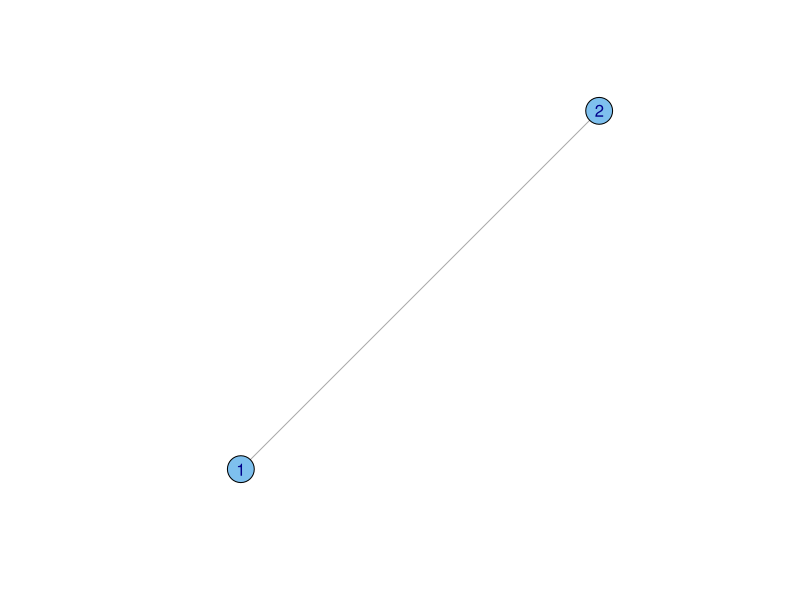
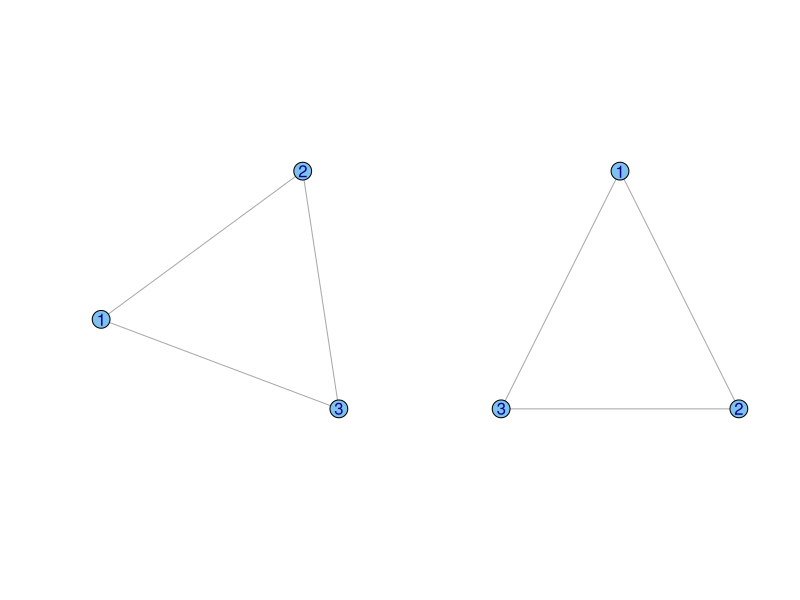
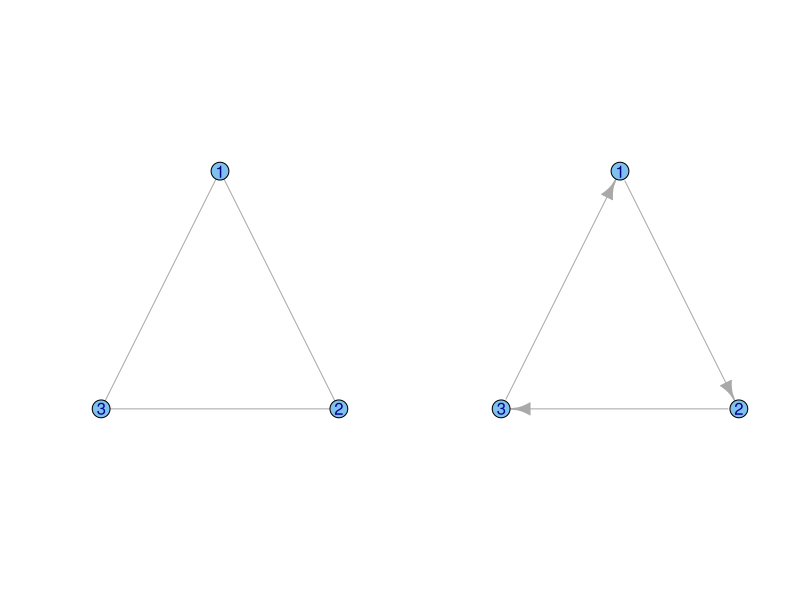
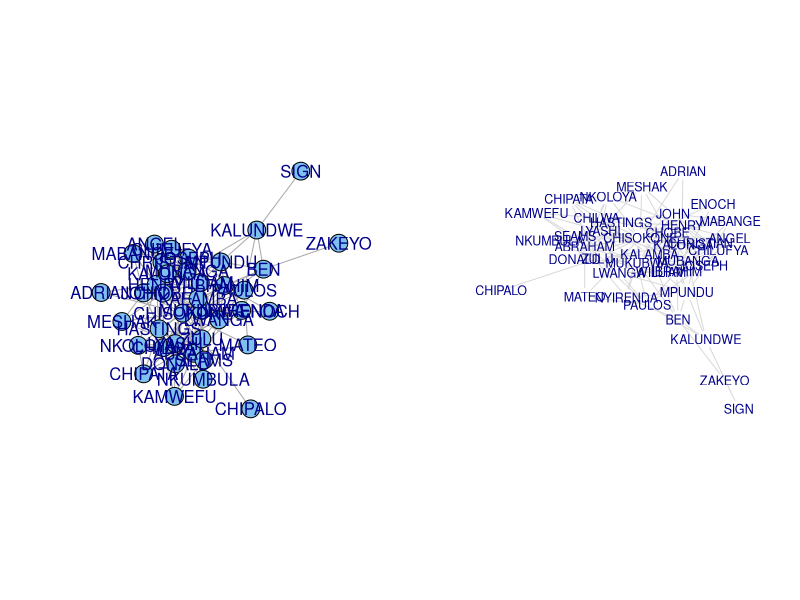
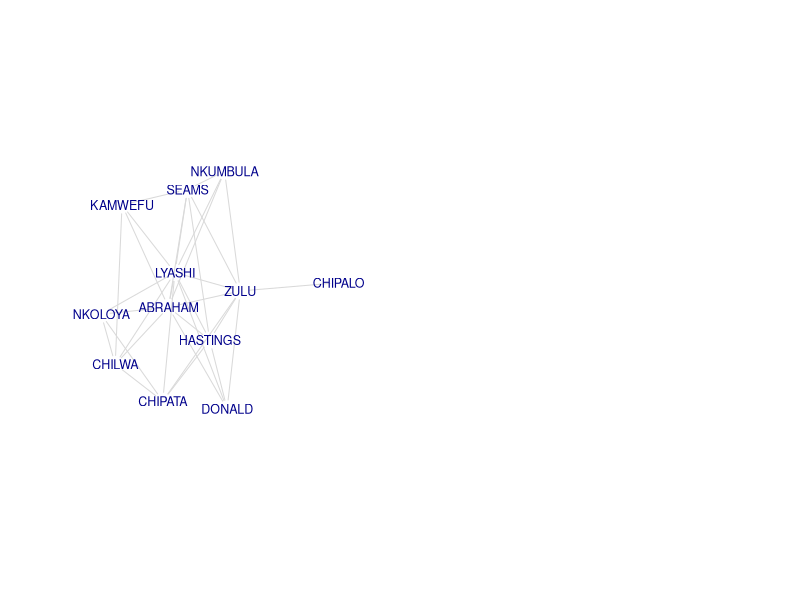
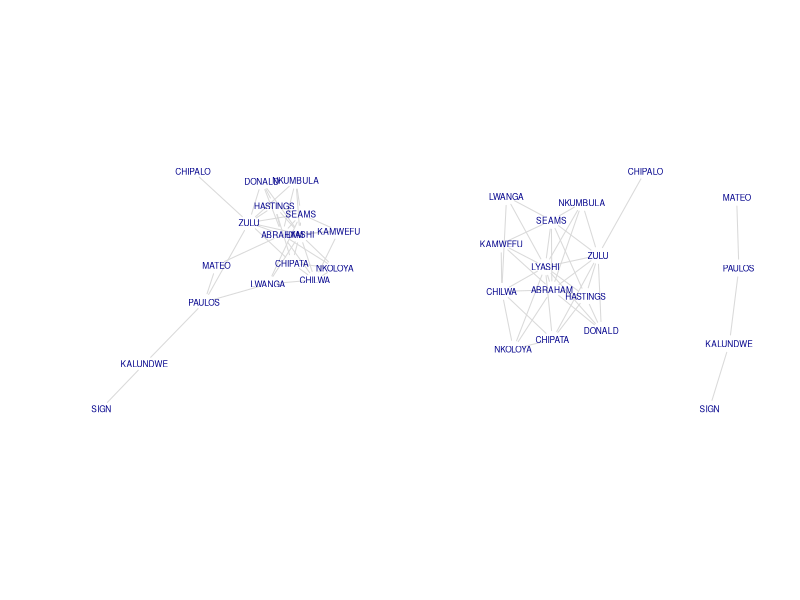
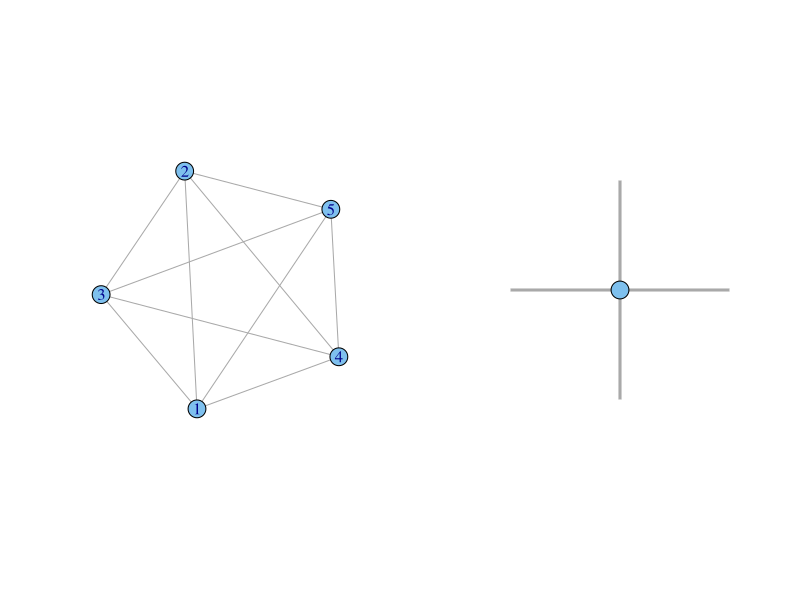
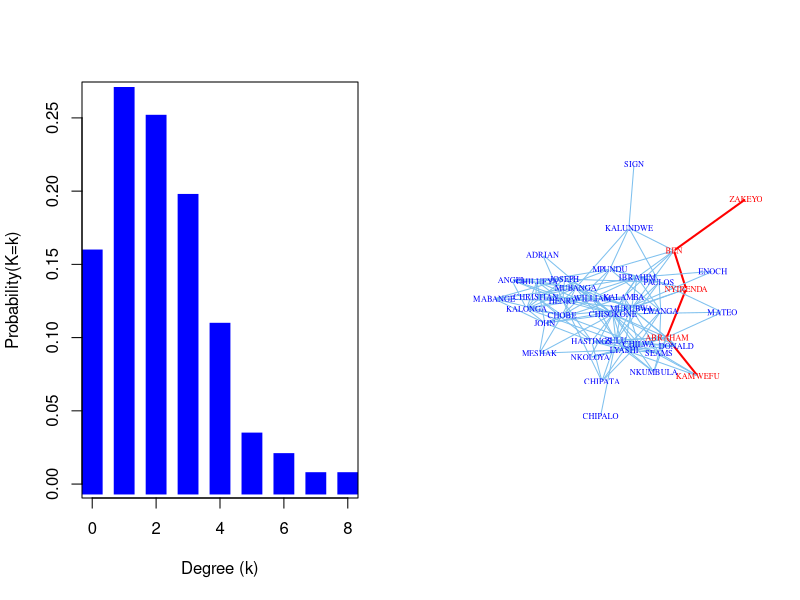

The R script that drew these images, in order:
## ---- chunk 1
knitr::opts_chunk$set(echo = TRUE)
## ---- chunk 2
require(igraph)
g <- graph(c(1,2), n=2, dir=FALSE)
plot(g, vertex.color="skyblue2",vertex.label.family="Helvetica")
## ---- chunk 3
# generate a triangle
g <- graph( c(1,2, 2,3, 1,3), n=3, dir=FALSE)
### do some stuff with tkplot() and get coords which we call tri.coords
tri.coords <- matrix( c(228,416, 436,0, 20,0), nr=3, nc=2, byrow=TRUE)
par(mfrow=c(1,2))
plot(g, vertex.color="skyblue2",vertex.label.family="Helvetica")
plot(g, layout=tri.coords, vertex.color="skyblue2",vertex.label.family="Helvetica")
## ---- chunk 4
A <- matrix( c(0,1,1, 1,0,1, 1,1,0), nrow=3, ncol=3, byrow=TRUE)
g <- graph_from_adjacency_matrix(A, mode="undirected", diag=FALSE)
plot(g, layout=tri.coords, vertex.color="skyblue2",vertex.label.family="Helvetica")
## ---- chunk 5
A1 <- matrix( c(0,1,0, 0,0,1, 1,0,0), nrow=3, ncol=3, byrow=TRUE)
g1 <- graph_from_adjacency_matrix(A1, mode="directed", diag=FALSE)
plot(g1, layout=tri.coords, vertex.color="skyblue2",vertex.label.family="Helvetica")
## ---- chunk 6
A <- as.matrix(read.table("../data/kapferer-tailorshop1.txt", 
                          header=TRUE, row.names=1))
G <- graph.adjacency(A, mode="undirected", diag=FALSE)
plot(G, vertex.color="skyblue2", vertex.label.family="Helvetica")
## ---- chunk 7
plot(G,vertex.shape="none", vertex.label.cex=0.75, edge.color=grey(0.85),vertex.label.family="Helvetica")
## ---- chunk 8
require(igraph)
sort(degree(G))
ego(G,order=1,nodes=c(10,20,22))
## not that enlightening
ego(G,order=2,nodes=c(10,20,22))
## ---- chunk 9
fg <- fastgreedy.community(G)
subg1 <- induced_subgraph(G, which(membership(fg)==4))
summary(subg1)
plot(subg1,vertex.shape="none", vertex.label.cex=0.75, edge.color=grey(0.85),vertex.label.family="Helvetica")
## ---- chunk 10
subg2 <- induced_subgraph(G, which(membership(fg)==4 | membership(fg)==1))
## MATEO -- ABRAHAN: 9
## PAULOS -- ZULU: 39
## PAULOS -- LWANGA: 40
subg3 <- delete.edges(subg2, c(9, 39, 40))
par(mfrow=c(1,2))
plot(subg2, vertex.shape="none", vertex.label.cex=0.5, edge.color=grey(0.85),
     vertex.label.family="Helvetica")
plot(subg3, vertex.shape="none", vertex.label.cex=0.5, edge.color=grey(0.85),
     vertex.label.family="Helvetica")
## ---- chunk 11
plot(graph.full(5), vertex.color="skyblue2")
## ---- chunk 12
g <- make_graph( c(1,2, 1,3, 1,4, 1,5), n=5, dir=FALSE )
mki <- c("skyblue2",rep("white",4))
lay <- matrix(c(0,0, 1,0, 0,1, -1,0, 0,-1),nr=5,nc=2,byrow = TRUE)
vf <- c("black", rep("white",4))
plot(g, vertex.label=NA, vertex.color=mki, vertex.frame.color=vf, edge.width=3, layout=lay)
## ---- chunk 13
degree(G)
## ---- chunk 14
#g <- erdos.renyi.game(1000, 1/500) #old syntax!
g <- sample_gnp(1000,1/500)
dd <- degree_distribution(g)
lendd <- length(dd)
plot((1:lendd)-1,dd, type="h", lwd=20, lend=2, col="blue", 
     xlab="Degree (k)", ylab="Probability(K=k)")
## ---- chunk 15
d <- get.diameter(G)
E(G)$color <- "SkyBlue2"
E(G)$width <- 1
E(G, path=d)$color <- "red"
E(G, path=d)$width <- 2
V(G)$labelcolor <- V(G)$color  <- "blue"
V(G)[d]$labelcolor <- V(G)[d]$color <- "red"
plot(G, vertex.shape="none", vertex.label.cex=0.5,
     edge.color=E(G)$color, edge.width=E(G)$width,
     vertex.label.color=V(G)$labelcolor,
     vertex.size=3)
## ---- chunk 16
g <- graph( c( 1,2, 3,4, 5,6, 6,5), n=8)
ccc <- cbind(c(300, 100, 100, 300, 100, 300, 100, 300),  
             c(300, 300, 230, 230, 160, 160, 90, 90))
plot(g, layout=ccc, vertex.color=grey(0.75), vertex.label.family="Helvetica")
## ---- chunk 17
g030t <- graph( c(1,2, 2,3, 1,3), n=3)
plot(g030t, vertex.color="skyblue2")
#tkplot(g030t)
#tk_coords(1)
tri.coords <- matrix( c(228,416, 436,0, 20,0), nr=3, nc=2, byrow=TRUE)
plot(g030t, layout=tri.coords, vertex.color="skyblue2")
## ---- chunk 18
g <- sample_gnm(15, 45, directed = TRUE)
plot(g,edge.arrow.width=0.5, vertex.color="skyblue2", 
     vertex.label.family="Helvetica")
triad_census(g)
## ---- chunk 19
## define triads
DD <- graph( c(3,1, 3,2), n=3, directed=TRUE)
DS <- graph( c(3,1, 2,1), n=3, directed=TRUE)
BDID <- graph( c(3,1, 2,3), n=3, directed=TRUE)
ISDB <- graph( c(3,1, 1,2), n=3, directed=TRUE)
labs <- c("B","C","A")
## ---- chunk 20
par(mfrow=c(2,2))
plot(DD, layout=tri.coords,
     vertex.label=labs,
     vertex.label.family="sans",
     vertex.label.color="black",
     vertex.color="skyblue2",
     vertex.frame.color="black",
     vertex.size=50,
     edge.width=2,
     edge.arrow.width=0.5,
     edge.color=grey(0.5))
title("DD")

plot(DS, layout=tri.coords,
     vertex.label=labs,
     vertex.label.family="sans",
     vertex.label.color="black",
     vertex.color="skyblue2",
     vertex.frame.color="black",
     vertex.size=50,
     edge.width=2,
     edge.arrow.width=0.5,
     edge.color=grey(0.5))
title("DS")

plot(BDID, layout=tri.coords,
     vertex.label=labs,
     vertex.label.family="sans",
     vertex.label.color="black",
     vertex.color="skyblue2",
     vertex.frame.color="black",
     vertex.size=50,
     edge.width=2,
     edge.arrow.width=0.5,
     edge.color=grey(0.5))
title("BDID")

plot(ISDB, layout=tri.coords,
     vertex.label=labs,
     vertex.label.family="sans",
     vertex.label.color="black",
     vertex.color="skyblue2",
     vertex.frame.color="black",
     vertex.size=50,
     edge.width=2,
     edge.arrow.width=0.5,
     edge.color=grey(0.5))
title("ISDB")
## ---- chunk 21
eplabs <- c("M","S","F")
EP <- graph( c(1,2, 1,3, 2,3), n=3, directed=FALSE)
plot(EP, layout=tri.coords,
     vertex.label=eplabs,
     vertex.label.family="sans",
     vertex.label.color="black",
     vertex.color="white",
     vertex.frame.color="black",
     vertex.size=25,
     edge.width=5,
     edge.color=c("red","red","green"))
## ---- chunk 22
flo <- read.table("../data/flo.txt", 
                  header=TRUE, row.names=1)
gflo <- graph_from_adjacency_matrix(as.matrix(flo), mode="undirected")
gflo
plot(gflo, vertex.color="skyblue2",vertex.frame.color="skyblue2",vertex.label.family="Helvetica")
plot(gflo, vertex.shape="none", vertex.label.family="Helvetica")
## ---- chunk 23
is.connected(gflo)
clusters(gflo)
## ---- chunk 24
gflo1 <- decompose.graph(gflo)[[1]]
lay <- layout_with_fr(gflo1)
plot(gflo1, vertex.color="skyblue2", vertex.label=NA, layout=lay)
## ---- chunk 25
## note we're working with the matrix, not the graph object here
n <- dim(flo)[1]
2*sum(apply(flo,1,sum)/2)/(n*(n-1))
## ---- chunk 26
n <- n-1
2*sum(apply(flo,1,sum)/2)/(n*(n-1))
graph.density(gflo1)
## ---- chunk 27
infocentral <- function(X){
  ## assumes binary relation
  k <- dim(X)[1]
  A <- matrix(as.numeric(!X),nr=k,nc=k)
  diag(A) <- apply(X,1,sum)+1
  C <- solve(A)
  T <- sum(diag(C))
  R <- apply(C,1,sum)[1]
  ic <- 1/(diag(C) + (T - 2*R)/k)
  return(ic)
}
## ---- chunk 28
## infocentral needs matrix, so trim off Pucci from flo
flo1 <- flo[-12,-12]
ic <- infocentral(flo1)
CE <- abs(power_centrality(gflo1))

measures <- cbind(CD=degree(gflo1),
              CB=round(betweenness(gflo1),1),
              CC=round(closeness(gflo1),2),
              CI=round(ic,2),
              CE=round(CE,2))
dimnames(measures)[[1]] <- dimnames(flo1)[[1]]
measures
# Plot the graph one last time with the vertices sized according to
# betweenness centrality
plot(gflo1, vertex.size=measures[,"CB"]+1, vertex.color="plum", vertex.label=NA, layout=lay)
## ---- chunk 29
## correlation matrix of the centralities
cor(measures)
## vertex size proportional to eigenvalue centrality
plot(gflo1, vertex.size=measures[,"CE"]*10, vertex.color="plum", vertex.label=NA, layout=lay)
## ---- chunk 30
rescale <- function(x,a,b,c,d) c + (x-a)/(b-a)*(d-c)
bb <- rescale(measures[,2], 0, 47.5, 1, 40)
plot(gflo1, vertex.size=bb, vertex.color="plum", vertex.label=NA, layout=lay)
## ---- chunk 31
library(igraph)
set.seed(8675309)
g1 <- sample_gnm(20,60)
g2 <- sample_gnm(200,500)
gg <- g1 %du% g2

## add links across communities
s1 <- sample(1:20,5,replace=FALSE)
s2 <- sample(21:220,5,replace=FALSE)
gg <- add_edges(gg,c(rbind(s1,s2)))

## only the connected component
gg <- induced_subgraph(gg, subcomponent(gg,1))

## plotting
cols <- c(rep("blue4",20), rep("magenta",200))
ecols <- rep("#A6A6A6",565)
lay <- layout_with_fr(gg)


plot(gg, vertex.size=5,
    vertex.color=cols,
    vertex.frame.color=cols,
    vertex.label=NA,
    edge.width=0.5,
    edge.color=ecols,
    layout=lay)
## ---- chunk 32
# highlight ego network in minority group
E(gg)$id <- seq_len(ecount(gg))
V(gg)$vid <- seq_len(vcount(gg))
ego10 <- make_ego_graph(gg,order=2,nodes=10)
ego10 <- ego10[[1]]
##
cols1 <- cols
cols1[V(ego10)$vid] <- "blue"
cols1[10] <- "cyan"
ecols1 <- ecols
ecols1[E(ego10)$id] <- "blue"

## plotting
plot(gg, vertex.size=5,
   vertex.color=cols1,
   vertex.frame.color=cols1,
   vertex.label=NA,
   edge.width=0.5,
   edge.color=ecols1,
   layout=lay) 


## ---- chunk 33
# highlight corresponding ego network in majority group
ego153 <- make_ego_graph(gg,order=2,nodes=153)
ego153 <- ego153[[1]]

cols2 <- cols
cols2[V(ego153)$vid] <- "blue"
cols2[153] <- "cyan"
ecols2 <- ecols
ecols2[E(ego153)$id] <- "blue"
      
plot(gg, vertex.size=5,
     vertex.color=cols2,
     vertex.frame.color=cols2,
     vertex.label=NA,
     edge.width=0.5,
     edge.color=ecols2,
     layout=lay) 
